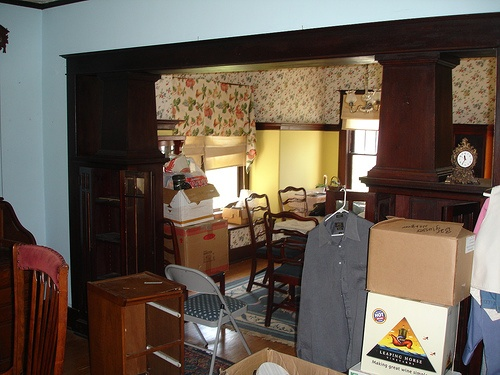
%> input picture brcv/rec/dborl/tests/pascal_000005.jpg, 500 x 375 px
$ octave --eval "result = subpixel_saddle(imread('../../../../brcv/rec/dborl/tests/pascal_000005.jpg'));"   (GNU Octave 9; MATLAB toolbox functions it lacks are replaced by stand-ins)
%> lines starting %> are read from the running program, lines starting %| are printed output that depends on the picture
% This is subpixel_saddle.m

% \file
% \author Firat Kalaycilar (firat_kalaycilar@brown.edu)
% \date Nov 12, 2012

function sad_loc = subpixel_saddle(f)


	WS = watershed(f);
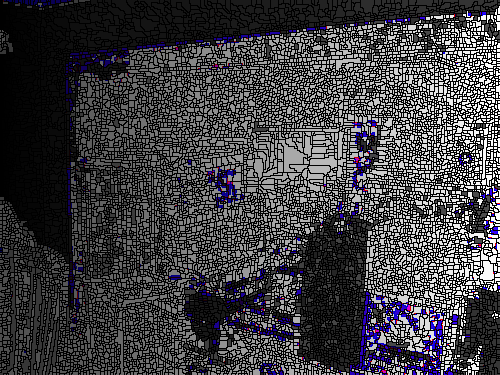
%> WS: size 375x500x3 uint16; mean R, G, B 2948.6, 2899.7, 3075.2; drawn with min black and max white
	WC = watershed(-f);
%> WC: size 375x500x3 uint8; every value is 1
	saddle_mask = double((WS == 0) & (WC == 0));
%> saddle_mask: size 375x500x3 double; every value is 0
	figure; imagesc(saddle_mask); axis image; axis off; colormap gray
	saddle_mask = imdilate(saddle_mask, strel('square',3));
	[sad_y,sad_x] = find(saddle_mask);
%> sad_y = []; sad_x = []
	window = 1;
	[x,y] = meshgrid(-window:window,-window:window);
	distance_threhsold = 1.5*sqrt(2);
	sad_loc = zeros(length(sad_y), 2);
	for i = 1:length(sad_y)
		try
			z = f(sad_y(i)-window:sad_y(i)+window, sad_x(i)-window:sad_x(i)+window);
			p = polyfitn([x(:),y(:)],z(:),2);

			if p.Coefficients(1) * p.Coefficients(4) < 0
				subpix_loc = ([2*p.Coefficients(1) p.Coefficients(2); p.Coefficients(2) 2*p.Coefficients(4)]\[-p.Coefficients(3); -p.Coefficients(5)])';
				if norm(subpix_loc) <= distance_threhsold
					sad_loc(i,:) = [sad_x(i) sad_y(i)] + subpix_loc;
				else
					sad_loc(i,:) = [-1 -1];
				end
			else
				sad_loc(i,:) = [-1 -1];
			end
		catch
			sad_loc(i,:) = [-1 -1];
		end
	end
%> this loop made 0 passes
	%sad_loc
	sad_loc(sad_loc(:,1) < 0, :) = [];
	%sad_loc

end
